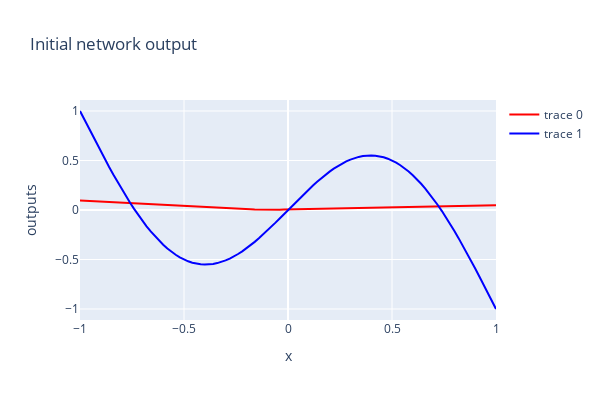
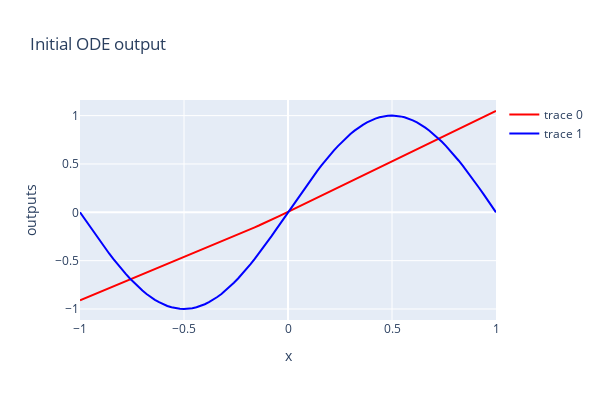
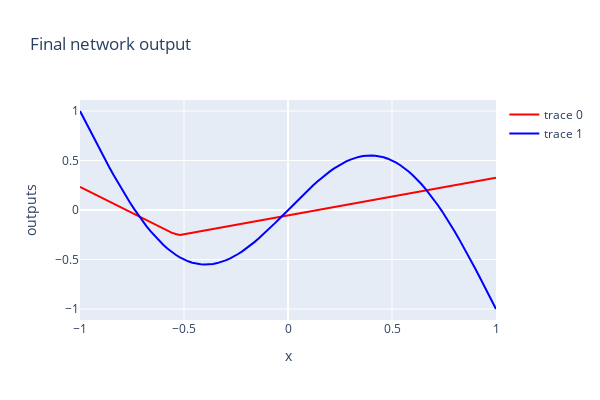
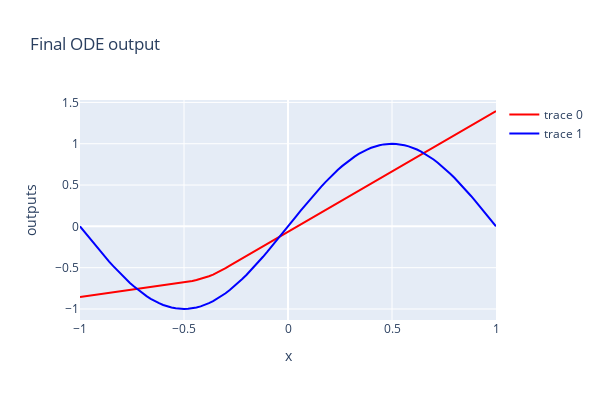

Here is the notebook cell these charts were saved with, in order:
### Code cell
# Train Neural ODE
train_node(func, x, y, device, lr=5e-3, niters=50, batch_size=101, test_freq=5, adjoint=False)
